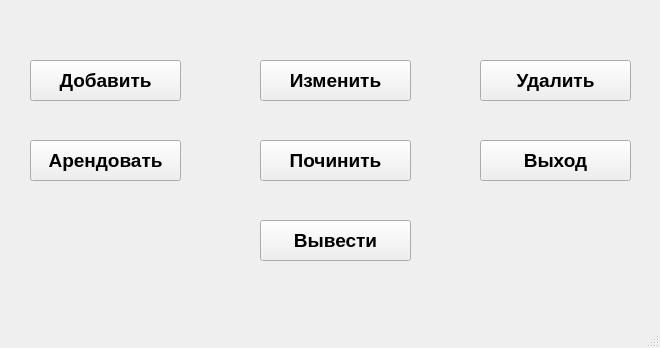
<?xml version="1.0" encoding="UTF-8"?>
<ui version="4.0">
 <class>CarMenuWindow</class>
 <widget class="QMainWindow" name="CarMenuWindow">
  <property name="geometry">
   <rect>
    <x>0</x>
    <y>0</y>
    <width>660</width>
    <height>348</height>
   </rect>
  </property>
  <property name="windowTitle">
   <string>MainWindow</string>
  </property>
  <widget class="QWidget" name="centralwidget">
   <widget class="QPushButton" name="exit">
    <property name="geometry">
     <rect>
      <x>480</x>
      <y>140</y>
      <width>151</width>
      <height>41</height>
     </rect>
    </property>
    <property name="font">
     <font>
      <pointsize>14</pointsize>
      <weight>75</weight>
      <bold>true</bold>
     </font>
    </property>
    <property name="text">
     <string>Выход</string>
    </property>
   </widget>
   <widget class="QPushButton" name="remont">
    <property name="geometry">
     <rect>
      <x>260</x>
      <y>140</y>
      <width>151</width>
      <height>41</height>
     </rect>
    </property>
    <property name="font">
     <font>
      <pointsize>14</pointsize>
      <weight>75</weight>
      <bold>true</bold>
     </font>
    </property>
    <property name="text">
     <string>Починить</string>
    </property>
   </widget>
   <widget class="QPushButton" name="delete_2">
    <property name="geometry">
     <rect>
      <x>480</x>
      <y>60</y>
      <width>151</width>
      <height>41</height>
     </rect>
    </property>
    <property name="font">
     <font>
      <pointsize>14</pointsize>
      <weight>75</weight>
      <bold>true</bold>
     </font>
    </property>
    <property name="text">
     <string>Удалить</string>
    </property>
   </widget>
   <widget class="QPushButton" name="arend">
    <property name="geometry">
     <rect>
      <x>30</x>
      <y>140</y>
      <width>151</width>
      <height>41</height>
     </rect>
    </property>
    <property name="font">
     <font>
      <pointsize>14</pointsize>
      <weight>75</weight>
      <bold>true</bold>
     </font>
    </property>
    <property name="text">
     <string>Арендовать</string>
    </property>
   </widget>
   <widget class="QPushButton" name="update">
    <property name="geometry">
     <rect>
      <x>260</x>
      <y>60</y>
      <width>151</width>
      <height>41</height>
     </rect>
    </property>
    <property name="font">
     <font>
      <pointsize>14</pointsize>
      <weight>75</weight>
      <bold>true</bold>
     </font>
    </property>
    <property name="text">
     <string>Изменить</string>
    </property>
   </widget>
   <widget class="QPushButton" name="pushButton">
    <property name="geometry">
     <rect>
      <x>30</x>
      <y>60</y>
      <width>151</width>
      <height>41</height>
     </rect>
    </property>
    <property name="font">
     <font>
      <pointsize>14</pointsize>
      <weight>75</weight>
      <bold>true</bold>
     </font>
    </property>
    <property name="text">
     <string>Добавить</string>
    </property>
   </widget>
   <widget class="QPushButton" name="show">
    <property name="geometry">
     <rect>
      <x>260</x>
      <y>220</y>
      <width>151</width>
      <height>41</height>
     </rect>
    </property>
    <property name="font">
     <font>
      <pointsize>14</pointsize>
      <weight>75</weight>
      <bold>true</bold>
     </font>
    </property>
    <property name="text">
     <string>Вывести</string>
    </property>
   </widget>
  </widget>
  <widget class="QMenuBar" name="menubar">
   <property name="geometry">
    <rect>
     <x>0</x>
     <y>0</y>
     <width>660</width>
     <height>21</height>
    </rect>
   </property>
  </widget>
  <widget class="QStatusBar" name="statusbar"/>
 </widget>
 <resources/>
 <connections/>
</ui>
